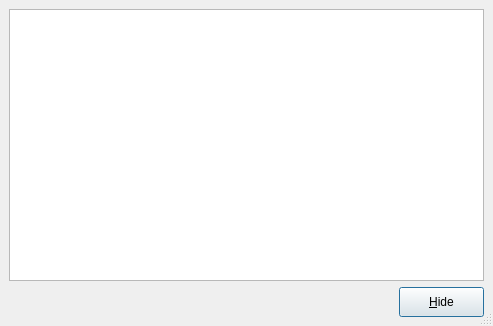
<ui version="4.0" >
 <class>Console</class>
 <widget class="QDialog" name="Console" >
  <property name="geometry" >
   <rect>
    <x>0</x>
    <y>0</y>
    <width>493</width>
    <height>326</height>
   </rect>
  </property>
  <property name="windowTitle" >
   <string>pmchart Console</string>
  </property>
  <property name="windowIcon" >
   <iconset resource="pmchart.qrc" >:/images/pmchart.png</iconset>
  </property>
  <property name="sizeGripEnabled" >
   <bool>true</bool>
  </property>
  <layout class="QGridLayout" >
   <property name="margin" >
    <number>9</number>
   </property>
   <property name="spacing" >
    <number>6</number>
   </property>
   <item row="0" column="0" >
    <layout class="QVBoxLayout" >
     <property name="margin" >
      <number>0</number>
     </property>
     <property name="spacing" >
      <number>6</number>
     </property>
     <item>
      <widget class="QTextEdit" name="text" >
       <property name="sizePolicy" >
        <sizepolicy>
         <hsizetype>3</hsizetype>
         <vsizetype>3</vsizetype>
         <horstretch>0</horstretch>
         <verstretch>0</verstretch>
        </sizepolicy>
       </property>
       <property name="autoFormatting" >
        <set>QTextEdit::AutoNone</set>
       </property>
       <property name="readOnly" >
        <bool>true</bool>
       </property>
      </widget>
     </item>
     <item>
      <layout class="QHBoxLayout" >
       <property name="margin" >
        <number>0</number>
       </property>
       <property name="spacing" >
        <number>6</number>
       </property>
       <item>
        <spacer>
         <property name="orientation" >
          <enum>Qt::Horizontal</enum>
         </property>
         <property name="sizeHint" >
          <size>
           <width>40</width>
           <height>20</height>
          </size>
         </property>
        </spacer>
       </item>
       <item>
        <widget class="QPushButton" name="buttonHide" >
         <property name="sizePolicy" >
          <sizepolicy>
           <hsizetype>0</hsizetype>
           <vsizetype>0</vsizetype>
           <horstretch>0</horstretch>
           <verstretch>0</verstretch>
          </sizepolicy>
         </property>
         <property name="minimumSize" >
          <size>
           <width>85</width>
           <height>30</height>
          </size>
         </property>
         <property name="maximumSize" >
          <size>
           <width>85</width>
           <height>30</height>
          </size>
         </property>
         <property name="text" >
          <string>&amp;Hide</string>
         </property>
         <property name="shortcut" >
          <string>Alt+H</string>
         </property>
         <property name="autoDefault" >
          <bool>true</bool>
         </property>
         <property name="default" >
          <bool>true</bool>
         </property>
        </widget>
       </item>
      </layout>
     </item>
    </layout>
   </item>
  </layout>
 </widget>
 <resources>
  <include location="pmchart.qrc" />
 </resources>
 <connections>
  <connection>
   <sender>buttonHide</sender>
   <signal>clicked()</signal>
   <receiver>Console</receiver>
   <slot>accept()</slot>
   <hints>
    <hint type="sourcelabel" >
     <x>20</x>
     <y>20</y>
    </hint>
    <hint type="destinationlabel" >
     <x>20</x>
     <y>20</y>
    </hint>
   </hints>
  </connection>
 </connections>
</ui>
